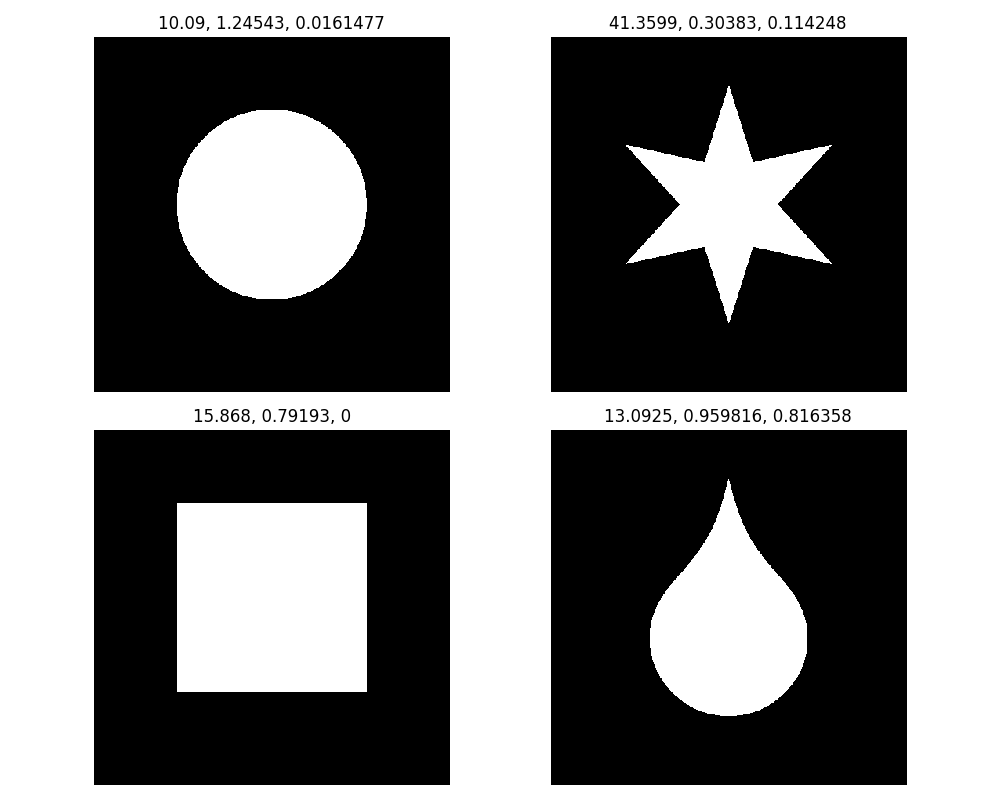

This chart was generated by the following Python code:
import os
import numpy as np
import matplotlib.pyplot as plt
from skimage.io import imread

from libDIP.binaryRegionProps4e import binaryRegionProps4e

print('Running Figure1222 (Shape descriptors)...')

# Parameters
FileNames = [
    'wingding-circle-solid.tif',
    'wingding-star-6pt.tif',
    'wingding-square-solid.tif',
    'wingding-teardrop.tif',
]

base_dir = '/Users/michelkocher/michel/Data/DIP-DIPUM/DIP'

# Data
X = []
for name in FileNames:
    path = os.path.join(base_dir, name)
    img = imread(path)
    if img.ndim == 3:
        img = img[:, :, 0]
    X.append(img > 0)

# Properties
Compactness1 = []
Circularity1 = []
Eccentricity1 = []
for x in X:
    p = binaryRegionProps4e(x)
    Compactness1.append(p['comp'])
    Circularity1.append(p['circ'])
    Eccentricity1.append(p['ecc'])

Compactness1 = np.array(Compactness1, dtype=float)
Circularity1 = np.array(Circularity1, dtype=float)
Eccentricity1 = np.array(Eccentricity1, dtype=float)

# Display 1
fig1, ax = plt.subplots(2, 2, figsize=(10, 8))
ax = ax.ravel()
for i in range(len(FileNames)):
    ax[i].imshow(X[i], cmap='gray', interpolation='nearest')
    ax[i].set_title(f'{Compactness1[i]:.6g}, {Circularity1[i]:.6g}, {Eccentricity1[i]:.6g}')
    ax[i].axis('off')
fig1.tight_layout()
fig1.savefig('Figure1222.png')

# Display 2
fig2 = plt.figure(figsize=(10, 7))
ax3 = fig2.add_subplot(111, projection='3d')

for i, name in enumerate(FileNames):
    ax3.stem([Circularity1[i]], [Eccentricity1[i]], [Compactness1[i]], linefmt='C0-', markerfmt='C0o', basefmt=' ')
    ax3.text(Circularity1[i], Eccentricity1[i], Compactness1[i], name)

ax3.set_xlabel('Circularity')
ax3.set_ylabel('Eccentricity')
ax3.set_zlabel('Compactness')
ax3.legend(['circle', 'star', 'square', 'drop'])
ax3.grid(True)
ax3.view_init(elev=28, azim=134)

fig2.tight_layout()
fig2.savefig('Figure1223.png')

print('Saved Figure1222.png and Figure1223.png')
plt.show()
